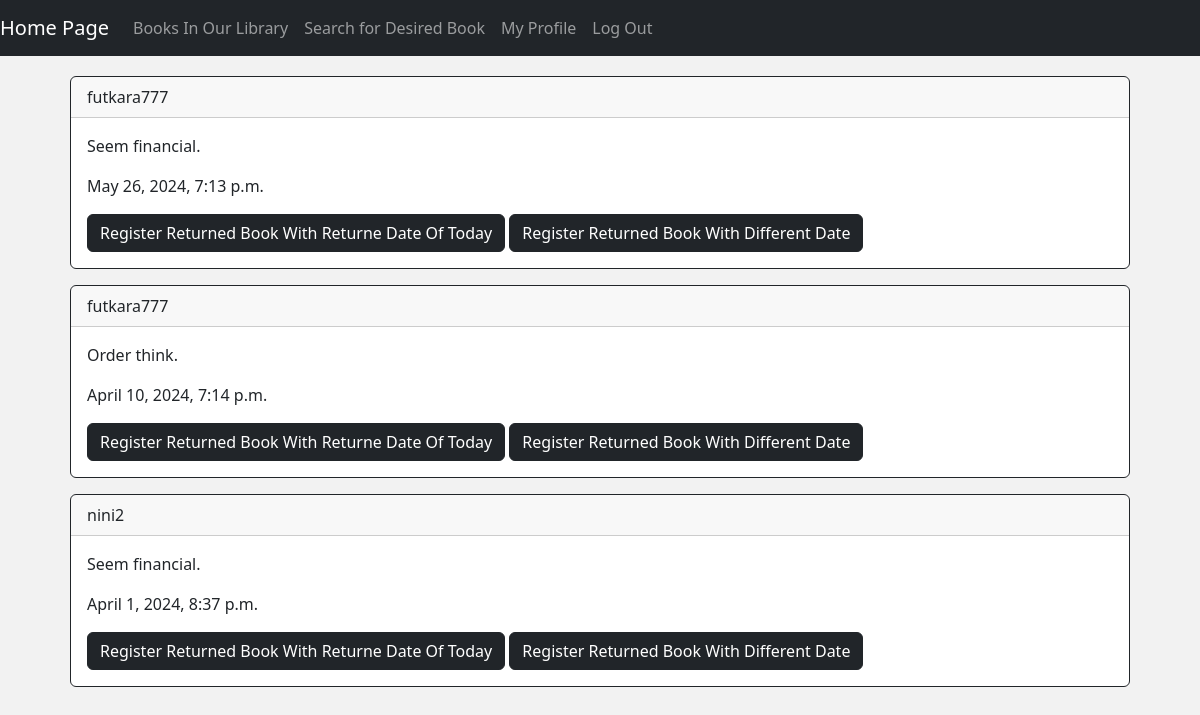
The page /borrows/ (signed in) on the database its author committed.
### booklibrary/models.py (models this page shows, shortened)
class Borrow(models.Model):
    user = models.ForeignKey(settings.AUTH_USER_MODEL, on_delete=models.CASCADE)
    book = models.ForeignKey(Book, related_name='borrows', on_delete=models.CASCADE)
    borrowed_at = models.DateTimeField()
    returned_at = models.DateTimeField(null=True, blank=True)
    class Meta:
      verbose_name = "Borrow"
      verbose_name_plural = "Borrows"

class Book(models.Model):
    author = models.ForeignKey(Author, on_delete=models.CASCADE, null=True, verbose_name='Author')
    category = models.ManyToManyField(Category, verbose_name='Category')
    title = models.CharField(max_length=100, verbose_name='Title')
    publication_date = models.DateField(verbose_name='Publication Date')
    stock = models.IntegerField(verbose_name='Stock')
    notify_when_available = models.BooleanField(default=False)
    def __str__(self):
        return self.title
    class Meta:
      verbose_name = "Book"
      verbose_name_plural = "Books"

### booklibrary/views.py (the view)
# urls.py: path('borrows/', views.borrows, name='borrows'),
@staff_member_required
def borrows(request):
    borrows = Borrow.objects.all()
    return render(request, 'borrows.html', {'borrows':borrows})

### booklibrary/templates/borrows.html (shortened to what this page needs)
{% extends 'base.html' %}
    {% block content %}
        {% for borrow in borrows %}
            {% if borrow.returned_at %}
            {% else %}
                <div class="card border-dark mb-3" >
                    <div class="card-header">{{ borrow.user.username }}</div>
                    <div class="card-body text-dark">
                    <p class="card-text">{{ borrow.book }}</p>
                    <p class="card-text">{{ borrow.borrowed_at }}</p>
                    <a href="{% url 'return_book' borrow.id %}"><button type="button" class="btn btn-dark">Register Returned Book With Returne Date Of Today</button></a>
                    <a href="{% url 'admin:booklibrary_borrow_change' borrow.id %}"><button type="button" class="btn btn-dark">Register Returned Book With Different Date</button></a>
                    </div>
                </div>
            {% endif %}
        {% endfor %}
    {% endblock %}

### booklibrary/templates/base.html (style rules this page uses)
body { background-color: #f0f0f0d5; }

### rows shown on the page
Borrow: user.username "futkara777", book "Seem financial.", borrowed_at "May 26, 2024, 7:13 p.m."
Borrow: user.username "futkara777", book "Order think.", borrowed_at "April 10, 2024, 7:14 p.m."
Borrow: user.username "nini2", book "Seem financial.", borrowed_at "April 1, 2024, 8:37 p.m."
